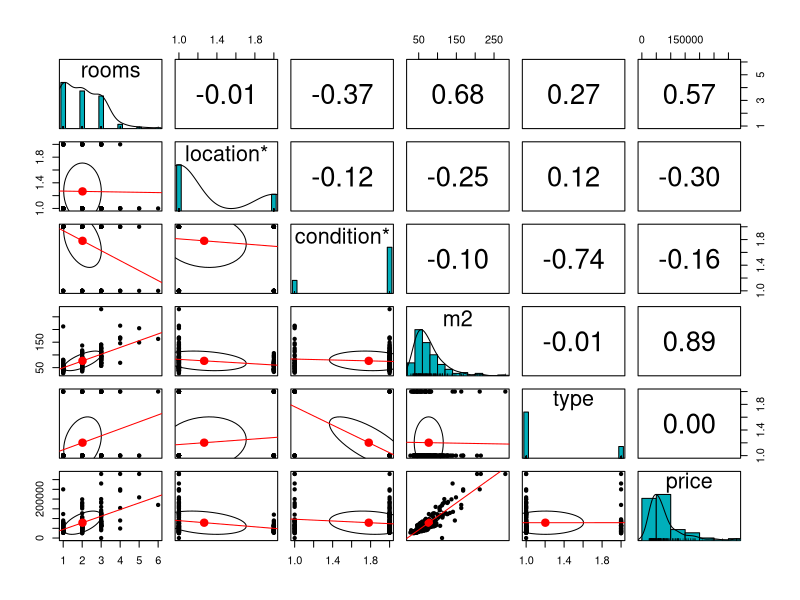
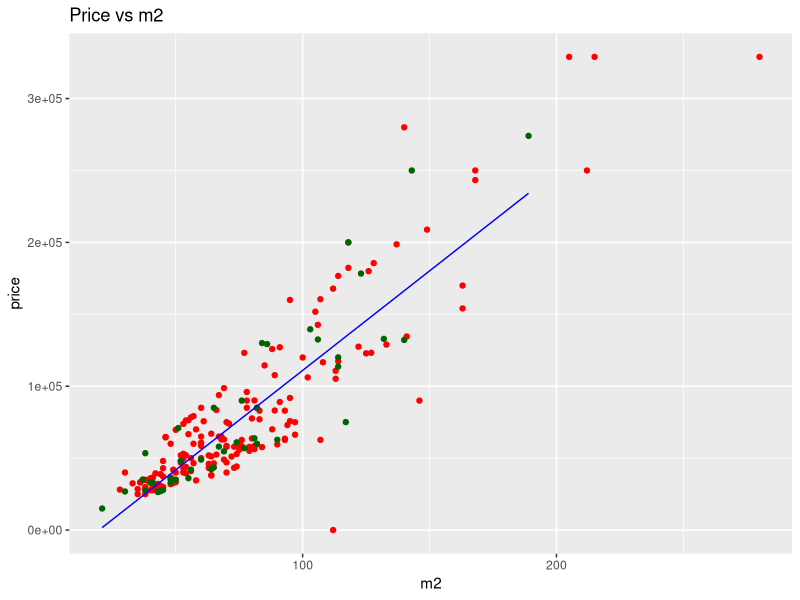
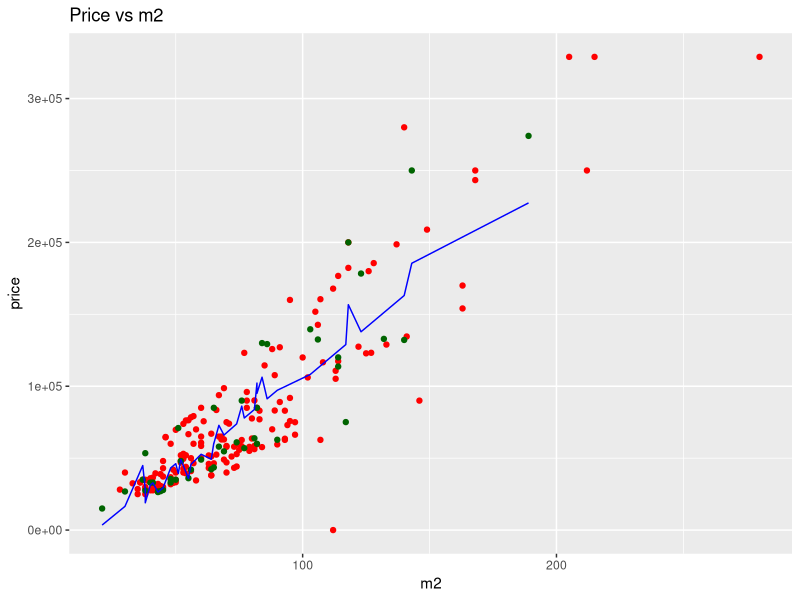
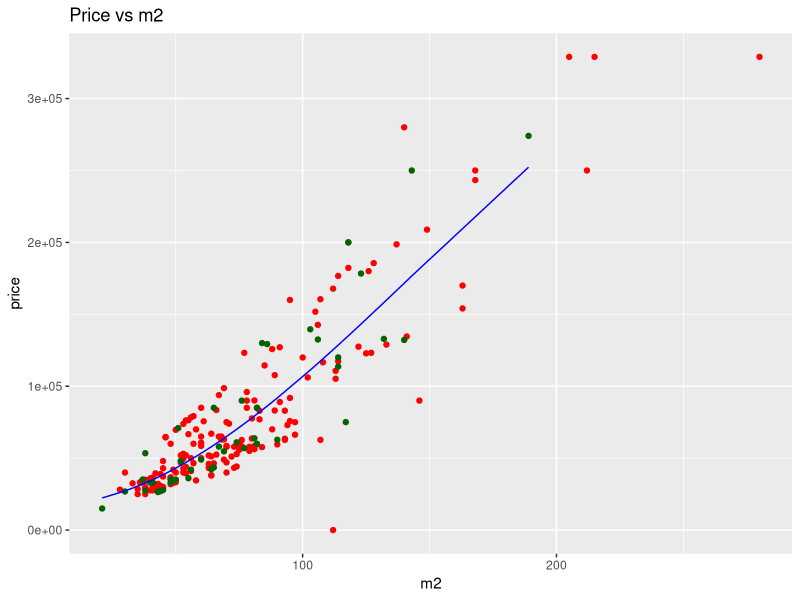

Write R code to recreate these figures, in order.
## ---- chunk 1
#Download the files
f_train <- read.csv2('flats_train.csv', header = TRUE, encoding = 'UNICOD')
f_train <- f_train[,-1]
f_test <- read.csv2('flats_test.csv', header = TRUE, encoding = 'UNICOD')
f_test <- f_test[,-1]
## ---- chunk 2
library (psych)
pairs.panels(f_train, lm=TRUE, # linear fit
             method = "pearson", # correlation method
             hist.col = "#00AFBB"
             )
## ---- chunk 3
sr <- lm(price ~ m2, f_train)
summary(sr)
## ---- chunk 4
p_sr <- predict(sr, f_test)
#MSE
train_mse_sr <- sum((f_train$price-predict(sr, f_train))^2)/length(f_train$price)
test_mse_sr <- sum((f_test$price-p_sr)^2)/length(p_sr)

train_mse_sr
test_mse_sr
## ---- chunk 5
library(ggplot2)
ggplot() +
  geom_point(aes(f_train$m2, f_train$price),colour = 'red') +
  geom_point(aes(f_test$m2, f_test$price),colour = 'dark green') +
  geom_line(aes(f_test$m2, p_sr),colour = 'blue') +
  ggtitle('Price vs m2') +
  xlab('m2') +
  ylab('price')
## ---- chunk 6
mr <- lm(price ~ ., f_train) 
summary(mr)  
## ---- chunk 7
#as p-value, Pr(>|t|) of variable "type" is higher than significance level (5%), let's exclude this variable from the model
mr_opt <- lm(price ~ rooms + location + condition + m2, f_train) 
summary(mr_opt)  
## ---- chunk 8
p_mr <- predict(mr_opt, f_test)

train_mse_opt <- sum((f_train$price-predict(mr_opt, f_train))^2)/length(f_train$price)
test_mse_opt <- sum((f_test$price-p_mr)^2)/length(p_mr)

train_mse_opt
test_mse_opt
## ---- chunk 9
ggplot() +
  geom_point(aes(f_train$m2, f_train$price),colour = 'red') +
  geom_point(aes(f_test$m2, f_test$price),colour = 'dark green') +
  geom_line(aes(f_test$m2, p_mr),colour = 'blue') +
  ggtitle('Price vs m2') +
  xlab('m2') +
  ylab('price')
## ---- chunk 10
f_train_poly <- f_train[,c('price', 'm2')]
f_test_poly <- f_test[,c('price', 'm2')]
f_train_poly$m22 <- f_train_poly$m2^2
f_train_poly$m23 <- f_train_poly$m2^3
f_test_poly$m22 <- f_test_poly$m2^2
f_test_poly$m23 <- f_test_poly$m2^3
## ---- chunk 11
pr <- lm(price ~ m22 + m23, f_train_poly) 
summary(pr)  
## ---- chunk 12
p_pr <- predict(pr, f_test_poly)

train_mse_poly <- sum((f_train_poly$price-predict(pr, f_train_poly))^2)/length(f_train_poly$price)
test_mse_poly <- sum((f_test_poly$price-p_pr)^2)/length(p_pr)

train_mse_poly
test_mse_poly
## ---- chunk 13
ggplot() +
  geom_point(aes(f_train_poly$m2, f_train_poly$price),colour = 'red') +
  geom_point(aes(f_test_poly$m2, f_test_poly$price),colour = 'dark green') +
  geom_line(aes(f_test_poly$m2, p_pr),colour = 'blue') +
  ggtitle('Price vs m2') +
  xlab('m2') +
  ylab('price')
## ---- chunk 14
fit <- data.frame(f_test$price, p_sr, p_mr, p_pr)
write.csv2(fit, file = "flats_fit.csv")
